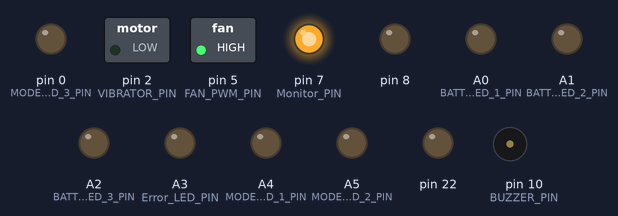
Bench run of a sketch on a simulated Arduino Nano, built with avr-gcc and run on an emulated ATmega328P. Shown: switched loads named in the sketch (green lamp = pin HIGH), output pins drawn as LEDs (lit = HIGH), buzzer (waves = sounding, pin HIGH).

Above: at 0.05 s.
At 2.75 s:
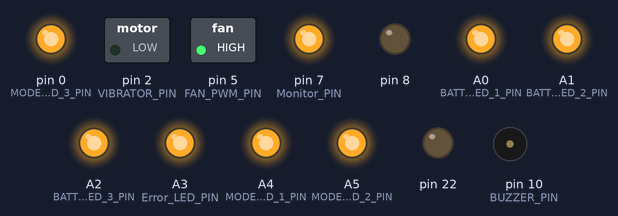
Timing chart, 0 to 3.0 s (numbered marks = the images above):
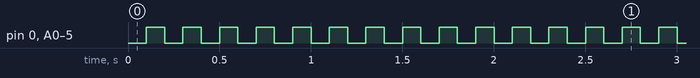

Measured:
- by itself, pin 0 (MODE_LED_3_PIN), A0 (BATTERY_LED_1_PIN), A1 (BATTERY_LED_2_PIN), A2 (BATTERY_LED_3_PIN), A3 (Error_LED_PIN), A4 (MODE_LED_1_PIN), A5 (MODE_LED_2_PIN): alternates HIGH for 0.10 s and LOW for 0.10 s

The sketch:

main_firmware.ino
```cpp
//================================================================
// OUTPUT PINS
#define FAN_PWM_PIN                 5
#define BATTERY_LED_1_PIN           A0
#define BATTERY_LED_2_PIN           A1
#define BATTERY_LED_3_PIN           A2
#define Error_LED_PIN               A3
#define MODE_LED_1_PIN              A4
#define MODE_LED_2_PIN              A5
#define MODE_LED_3_PIN              0
#define BUZZER_PIN                  10
#define VIBRATOR_PIN                2

//================================================================
// INPUT PINS
#define BATTERY_VOLTAGE_PIN         A7
#define Monitor_PIN                 7
#define FAN_RPM_PIN                 3
#define FAN_UP_PIN                  1
#define FAN_DOWN_PIN                9

//================================================================

#define DELAY_10ms 10
#define DELAY_100ms 100
#define DELAY_1SEC 1000
#define DELAY_5SEC 5000

bool Fan_Up_Value;
bool Fan_Down_Value;
bool Monitor_PIN_Value;

uint8_t s_fan_pwm_off = 0;
uint8_t s_fan_pwm_low = 51;
uint8_t s_fan_pwm_mid_low = 102;
uint8_t s_fan_pwm_mid = 153;
uint8_t s_fan_pwm_mid_hi = 204;
uint8_t s_fan_pwm_hi = 255;

int iSpeed = 0;

uint8_t speeds[] = {
    s_fan_pwm_off,
    s_fan_pwm_low,
    s_fan_pwm_mid_low,
    s_fan_pwm_mid,
    s_fan_pwm_mid_hi,
    s_fan_pwm_hi,
};
const int cSpeeds = sizeof(speeds) / sizeof(uint8_t);

//================================================================
void setup() {
    // SETUP INPUT/OUTPUT PINS and Pullup resistor
    DDRB = DDRB | B01000101;
    DDRC = DDRC | B00111111;
    DDRD = DDRD | B10000101;
    PORTD = B10000000;

    //================================================================

      // turn the fan off
    analogWrite(FAN_PWM_PIN, 0);

    // Setup the LED pins as outputs and turn the LEDs off
    PORTC = 0x3f;
    PORTD = 0x81;

    // Buzzer
    analogWrite(BUZZER_PIN, 0);

    // Vibrator
    digitalWrite(VIBRATOR_PIN, LOW);

    // Flash LEDs on Start

    analogWrite(FAN_PWM_PIN, s_fan_pwm_hi);
}


void loop() {
    digitalWrite(BATTERY_LED_1_PIN, LOW);
    digitalWrite(BATTERY_LED_2_PIN, LOW);
    digitalWrite(BATTERY_LED_3_PIN, LOW);
    digitalWrite(Error_LED_PIN, LOW);
    digitalWrite(MODE_LED_1_PIN, LOW);
    digitalWrite(MODE_LED_2_PIN, LOW);
    digitalWrite(MODE_LED_3_PIN, LOW);
    delay(DELAY_100ms);
    digitalWrite(BATTERY_LED_1_PIN, HIGH);
    digitalWrite(BATTERY_LED_2_PIN, HIGH);
    digitalWrite(BATTERY_LED_3_PIN, HIGH);
    digitalWrite(Error_LED_PIN, HIGH);
    digitalWrite(MODE_LED_1_PIN, HIGH);
    digitalWrite(MODE_LED_2_PIN, HIGH);
    digitalWrite(MODE_LED_3_PIN, HIGH);
    delay(DELAY_100ms);
}
```
